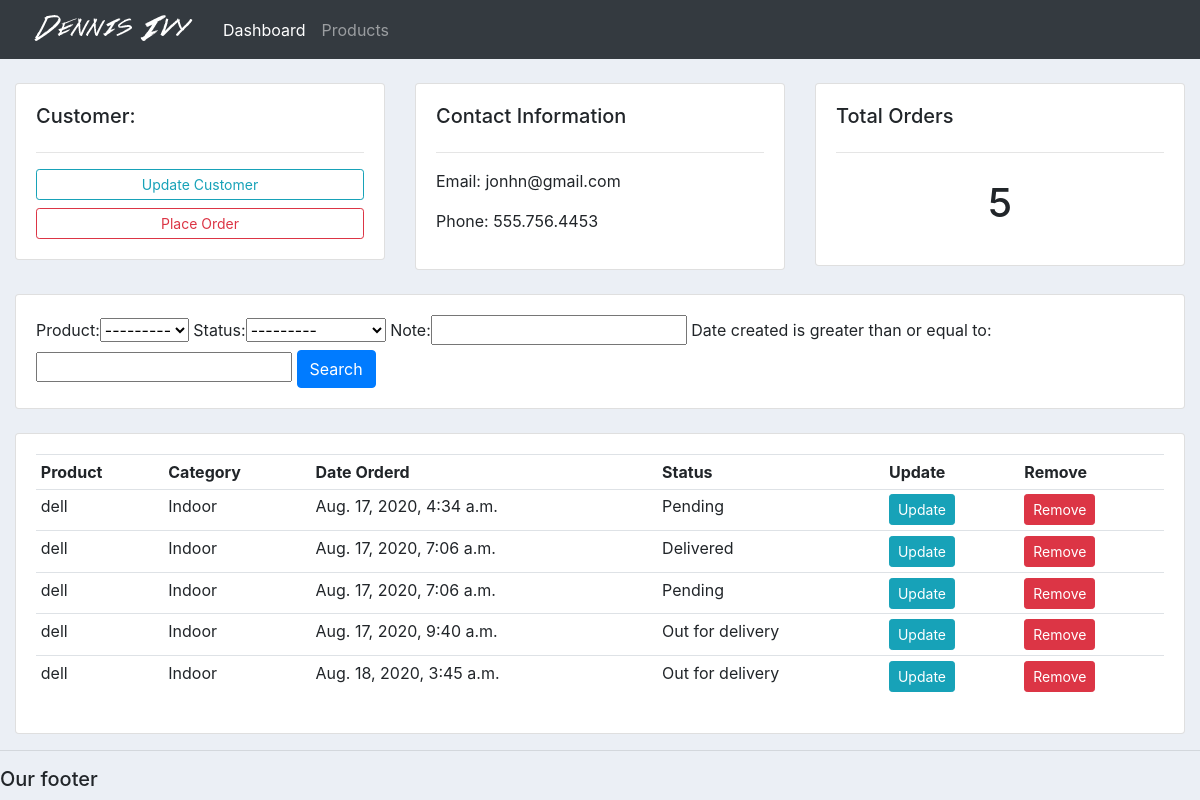
Screenshot of /customer/1 (signed in) with the database file from the repository.
### accounts/models.py (models this page shows, shortened)
class Customer(models.Model):
	user = models.OneToOneField(User, null=True, on_delete=models.CASCADE)
	name = models.CharField(max_length=200, null=True)
	phone = models.CharField(max_length=200, null=True)
	email = models.CharField(max_length=200, null=True)
	date_created = models.DateTimeField(auto_now_add=True, null=True)
	profile_pic = models.ImageField(null=True, blank=True)

class Order(models.Model):
	STATUS = (
			('Pending', 'Pending'),
			('Out for delivery', 'Out for delivery'),
			('Delivered', 'Delivered'),
			)
	customer = models.ForeignKey(Customer, null=True, on_delete=models.SET_NULL)
	product = models.ForeignKey(Product, null=True, on_delete=models.SET_NULL)
	date_created = models.DateTimeField(auto_now_add=True, null=True)
	status = models.CharField(max_length=200, null=True, choices=STATUS)
	note = models.CharField(max_length=1000, null=True)

class Product(models.Model):
	CATEGORY = (
			('Indoor', 'Indoor'),
			('Out Door', 'Out Door'),
			)
	name = models.CharField(max_length=200, null=True)
	price = models.FloatField(null=True)
	category = models.CharField(max_length=200, null=True, choices=CATEGORY)
	description = models.CharField(max_length=200, null=True)
	date_created = models.DateTimeField(auto_now_add=True, null=True)
	def __str__(self):
		return self.name

### accounts/decorators.py (the view)
        def wrapper_func(request, *args, **kwargs):
            group = None
            if request.user.groups.exists():
                group = request.user.groups.all()[0].name
            if group in allowed_roles:
                return view_func(request, *args, **kwargs)
            else:
                return HttpResponse('You are not authorzied to view this page')

### accounts/views.py (called while the page is built)
@login_required(login_url='login')
@allowed_users(allowed_roles = ['admin'])
def customer(request,pk_test):
	customer = Customer.objects.get(id=pk_test)
	orders = customer.order_set.all()
	total_orders = orders.count()
	myfilter = OrderFilter(request.GET, queryset=orders)
	orders = myfilter.qs
	context = {
		'customer': customer,
		'orders': orders,
		'total_orders': total_orders,
		'myfilter': myfilter
	}
	return render(request, 'accounts/customer.html',context)

### accounts/templates/accounts/customer.html
{%  extends 'accounts/main.html' %}
{% block content %}
	<br>
<div class="row">
	<div class="col-md">
		<div class="card card-body">
			<h5>Customer:</h5>
			<hr>
			<a class="btn btn-outline-info  btn-sm btn-block" href="">Update Customer</a>
			<a class="btn btn-outline-danger  btn-sm btn-block" href="{% url 'create_order' customer.id %}">Place Order</a>
		</div>
	</div>
	<div class="col-md">
		<div class="card card-body">
			<h5>Contact Information</h5>
			<hr>
			<p>Email: {{customer.email}}</p>
			<p>Phone: {{customer.phone}}</p>
		</div>
	</div>
	<div class="col-md">
		<div class="card card-body">
			<h5>Total Orders</h5>
			<hr>
			<h1 style="text-align: center;padding: 10px">{{total_orders}}</h1>
		</div>
	</div>
</div>
<br>
<div class="row">
	<div class="col">
		<div class="card card-body">
			<form method="get">
			{{myfilter.form}}
		    <button class="btn btn-primary" type="submit">Search</button>
		  </form>
		</div>
	</div>
</div>
<br>
<div class="row">
	<div class="col-md">
		<div class="card card-body">
			<table class="table table-sm">
				<tr>
					<th>Product</th>
					<th>Category</th>
					<th>Date Orderd</th>
					<th>Status</th>
					<th>Update</th>
					<th>Remove</th>
				</tr>
				{% for order in orders %}
					<tr>
						<td>{{order.product}}</td>
						<td>{{order.product.category}}</td>
						<td>{{order.date_created}}</td>
						<td>{{order.status}}</td>
						<td><a href="" class="btn btn-sm btn-info">Update</a></td>
						<td><a href="" class="btn btn-sm btn-danger">Remove</a></td>
					</tr>
				{% endfor %}
			</table>
		</div>
	</div>
</div>
{% endblock %}

### static/css/main.css (style rules this page uses)
body { background-color: #ebeff5; }

### rows the page displays
Customer: email "jonhn@gmail.com", phone "555.756.4453"
Order: product "dell", product.category "Indoor", date_created "Aug. 17, 2020, 4:34 a.m.", status "Pending"
Order: product "dell", product.category "Indoor", date_created "Aug. 17, 2020, 7:06 a.m.", status "Delivered"
Order: product "dell", product.category "Indoor", date_created "Aug. 17, 2020, 7:06 a.m.", status "Pending"
Order: product "dell", product.category "Indoor", date_created "Aug. 17, 2020, 9:40 a.m.", status "Out for delivery"
Order: product "dell", product.category "Indoor", date_created "Aug. 18, 2020, 3:45 a.m.", status "Out for delivery"

### other values shown
{{ total_orders }} "5"
